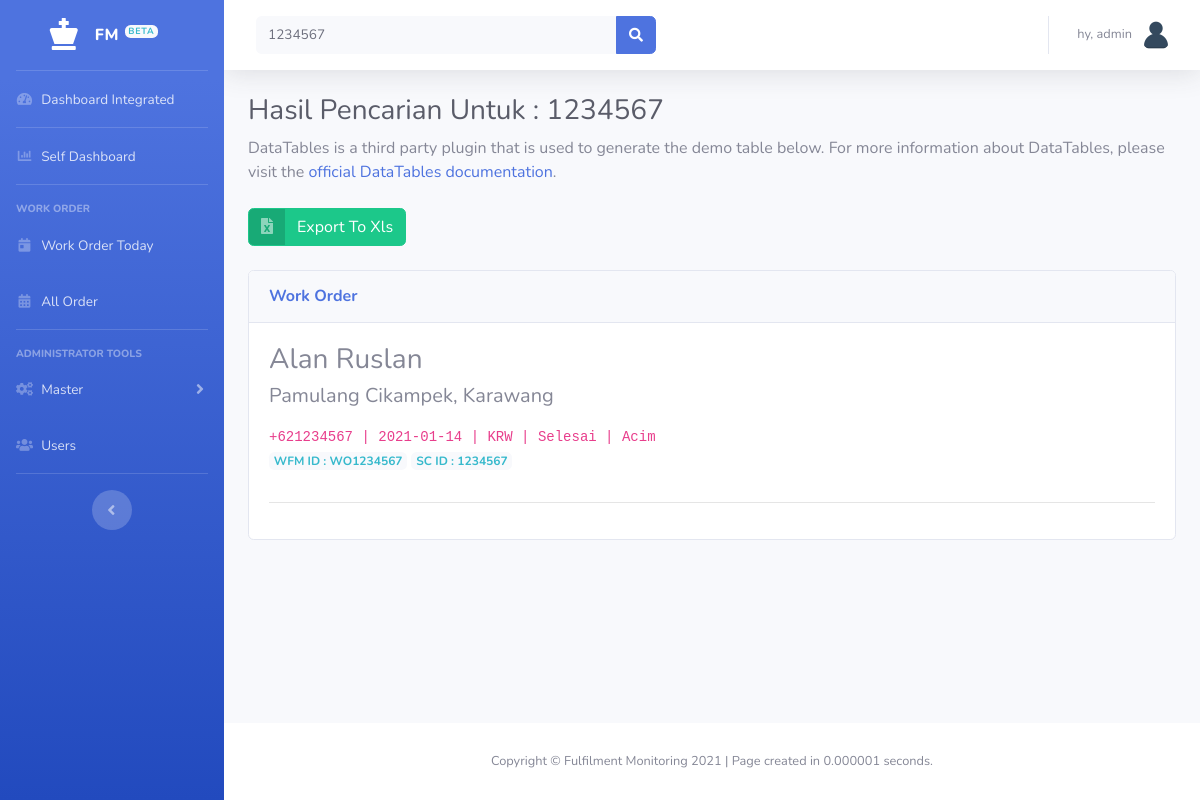
/leader/wo-cari.php?wo_cari=1234567 (signed in), run on the app's committed database.
### tables this page shows
CREATE TABLE `work_order` (
  `id_wo` int(11) NOT NULL,
  `order_input` date NOT NULL,
  `sc_no` varchar(512) NOT NULL,
  `wfm_id` varchar(512) NOT NULL,
  `customer_name` varchar(512) NOT NULL,
  `customer_address` varchar(512) NOT NULL,
  `customer_phone` varchar(128) NOT NULL,
  `sto_id` int(11) NOT NULL,
  `area_id` int(11) NOT NULL,
  `status_id` int(11) NOT NULL,
  `teknisi_id` int(11) NOT NULL,
  `timestamp` timestamp NOT NULL DEFAULT current_timestamp() ON UPDATE current_timestamp()
);

CREATE TABLE `m_sto` (
  `id_sto` int(11) NOT NULL,
  `sto_name` varchar(256) NOT NULL
);

CREATE TABLE `m_status` (
  `id_status` int(11) NOT NULL,
  `status` varchar(256) NOT NULL
);

CREATE TABLE `m_teknisi` (
  `id_teknisi` int(11) NOT NULL,
  `crew` varchar(512) NOT NULL,
  `teknisi_name` varchar(512) NOT NULL,
  `mitra_name` varchar(512) NOT NULL
);

### leader/wo-cari.php (the view, shortened to what this page needs)
<!DOCTYPE html>
<html lang="en">
<?php
include '../template/head.php';
?>
<body id="page-top">
  <div id="wrapper">
    <?php
    include 'menu.php';
    ?>
    <div id="content-wrapper" class="d-flex flex-column">
      <div id="content">
        <?php
        include 'top_bar.php';
        ?>
        <div class="container-fluid">
          <h1 class="h3 mb-2 text-gray-800">Hasil Pencarian Untuk : <?php echo $wo_cari = $_GET['wo_cari'];?></h1>
          <p class="mb-4">DataTables is a third party plugin that is used to generate the demo table below. For more information about DataTables, please visit the <a target="_blank" href="https://datatables.net">official DataTables documentation</a>.</p>
          <a target="_blank" href="export_excel.php?wo_cari=<?php echo $_GET['wo_cari']; ?>" class="btn btn-success btn-icon-split">
            <span class="icon text-white-50">
              <i class="fas fa-file-excel"></i>
            </span>
            <span class="text">Export To Xls</span>
          </a>
		  <div class="row">
		  <div class="col-lg-12">
			<div class="card">
			<div class="card-header py-3">
				<h6 class="m-0 font-weight-bold text-primary">Work Order</h6>
			</div>
			<div class="card-body text-left">
				<?php
				include('../koneksi.php');
					if(isset($_GET['wo_cari'])) {
						$wo_cari = $_GET['wo_cari'];
						$query = "SELECT id_wo, order_input, sc_no, wfm_id, customer_name, customer_address, customer_phone, sto_name, status, teknisi_name
						FROM work_order
						JOIN m_sto ON work_order.sto_id=m_sto.id_sto
						JOIN m_status ON work_order.status_id=m_status.id_status
						JOIN m_teknisi ON work_order.teknisi_id=m_teknisi.id_teknisi
						WHERE sc_no
						like '%".$wo_cari."%' OR wfm_id like '%".$wo_cari."%' OR customer_name like '%".$wo_cari."%' ORDER BY id_wo ASC
						";
					} else {
						$query = "SELECT * FROM work_order ORDER BY id_wo ASC";
					}
					$result = mysqli_query($koneksi, $query);
					while ($row = mysqli_fetch_assoc($result)) {
				?>
				<h3 class="h3"><?php echo $row['customer_name']; ?></h3>
				<h5 class="h5 mb-3"><?php echo $row['customer_address']; ?></h5>
				<div class="">
                    <code><?php echo $row['customer_phone']; ?> | <?php echo $row['order_input']; ?> | <?php echo $row['sto_name']; ?> | <?php echo $row['status']; ?> | <?php echo $row['teknisi_name']; ?></code>
				</div>
				<span class="badge bg-light text-info mb-3">WFM ID : <?php echo $row['wfm_id']; ?></span>
				<span class="badge bg-light text-info mb-3">SC ID : <?php echo $row['sc_no']; ?></span>
				<hr>
				<?php
				}
				?>
			</div>
			</div>
			</div>
		  </div>
        </div>
      </div>
      <?php
      include '../template/footer.php';
      ?>
    </div>
  </div>
</body>
</html>

### data on the page
work_order: customer_name "Alan Ruslan", customer_address "Pamulang Cikampek, Karawang", customer_phone "+621234567", order_input "2021-01-14", sto.sto_name "KRW", status.status "Selesai", teknisi.teknisi_name "Acim", wfm "WO1234567", sc_no "1234567"

### other printed values
$_SESSION['username'] "admin"
$wo_cari = $_GET['wo_cari'] "1234567"
